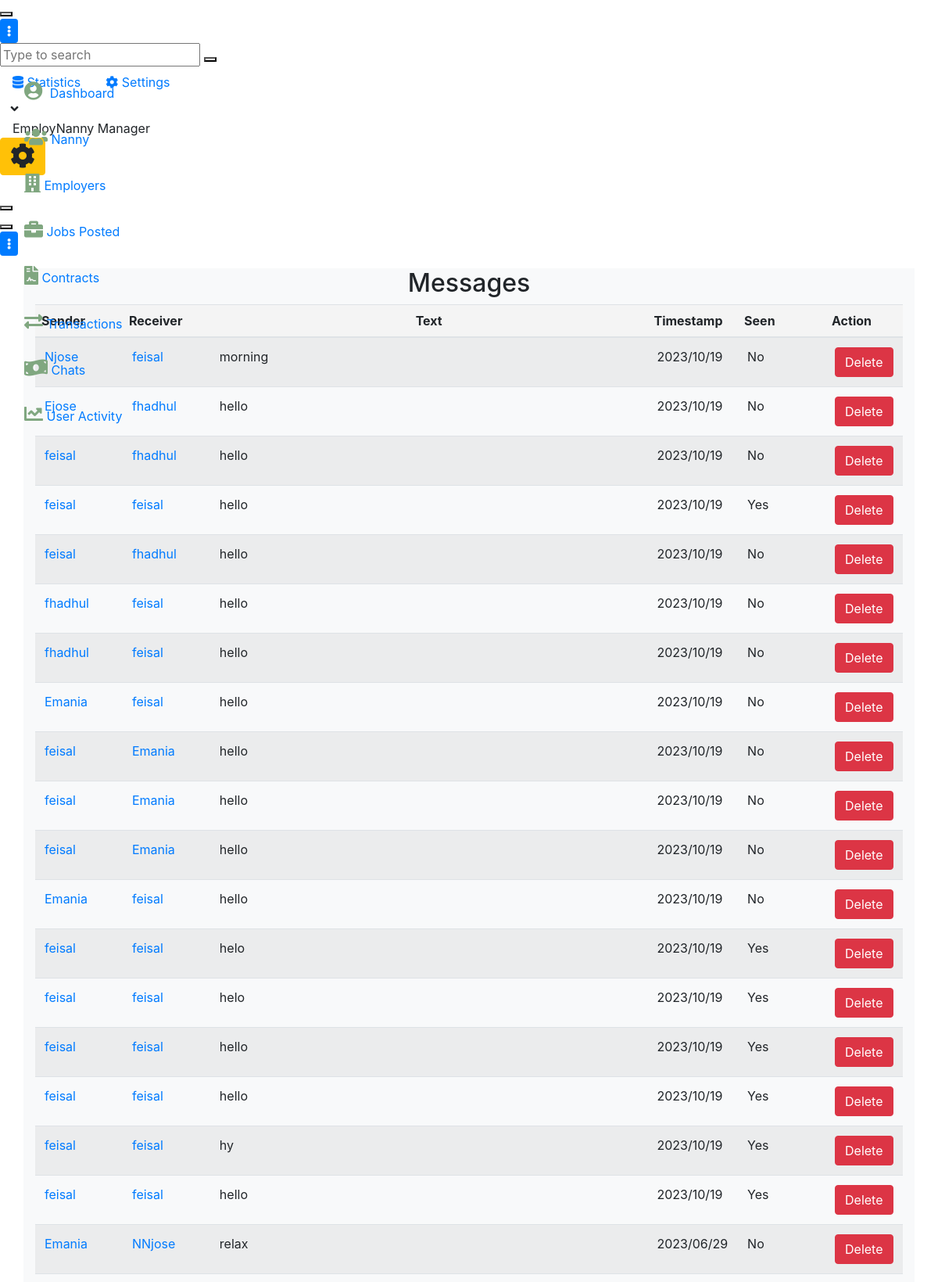
Screenshot of /reports/chats (upper part) with the database file from the repository.
### messaging/models.py (models this page shows, shortened)
class Message(models.Model):
    sender = models.ForeignKey(
        User, on_delete=models.CASCADE, related_name='sent_messages')
    receiver = models.ForeignKey(
        User, on_delete=models.CASCADE, related_name='received_messages')
    timestamp = models.DateTimeField(auto_now_add=True)
    text = models.TextField()
    is_seen = models.BooleanField(default=False)
    class Meta:
        ordering = ['-timestamp']

### AdminReports/views.py (the view)
# urls.py: path('chats', views.messages, name="chats"),
def messages(request):
    chats = Message.objects.all()
    context = {
        'chats': chats
    }
    return render(request, "admin/chats.html", context)

### AdminReports/templates/admin/chats.html
  {% extends 'admin/baseadmin.html' %}
{% block content %}
</div>
                <div class="app-main__outer">
<div class="app-main__inner">
<div class="container bg-light" style="min-width: 90%;">
    <h2 class="text-center">Messages </h2>
  <table class="table table-striped">
    <thead>
      <tr>
        <th style="width: 10%; padding: 8px; background-color: #f4f4f4">Sender</th>
        <th style="width: 10%; padding: 8px; background-color: #f4f4f4">Receiver</th>
        <th style="width: 50%; padding: 8px; background-color: #f4f4f4" class="text-center">Text</th>
        <th style="width: 10%; padding: 8px; background-color: #f4f4f4">Timestamp</th>
        <th style="width: 10%; padding: 8px; background-color: #f4f4f4">Seen</th>
        <th style="width: 5%; padding: 8px; background-color: #f4f4f4">Action</th>
      </tr>
    </thead>
    <tbody>
      {% for chat in chats %}
        <tr>
          <td><a href="#">{{ chat.sender.username }}</a></td>
          <td><a href="#">{{ chat.receiver.username }}</a></td>
          <td>{{ chat.text }}</td>
            <td>{{ chat.timestamp|date:"Y/m/d" }}</td>
          <td>{% if chat.is_seen %}Yes{% else %}No{% endif %}</td>
           <td><a href="{% url 'delete_message' chat.id %}" class="btn btn-danger">Delete</a></td>
        </tr>
      {% empty %}
        <tr>
          <td colspan="5">No conversations found.</td>
        </tr>
      {% endfor %}
    </tbody>
  </table>
</div>
</div>
</div>
{% endblock content %}

### rows the page displays
Message: sender.username "Njose", receiver.username "feisal", text "morning", timestamp "2023/10/19", is_seen "No"
Message: sender.username "Ejose", receiver.username "fhadhul", text "hello", timestamp "2023/10/19", is_seen "No"
Message: sender.username "feisal", receiver.username "fhadhul", text "hello", timestamp "2023/10/19", is_seen "No"
Message: sender.username "feisal", receiver.username "feisal", text "hello", timestamp "2023/10/19", is_seen "Yes"
Message: sender.username "feisal", receiver.username "fhadhul", text "hello", timestamp "2023/10/19", is_seen "No"
Message: sender.username "fhadhul", receiver.username "feisal", text "hello", timestamp "2023/10/19", is_seen "No"
Message: sender.username "fhadhul", receiver.username "feisal", text "hello", timestamp "2023/10/19", is_seen "No"
Message: sender.username "Emania", receiver.username "feisal", text "hello", timestamp "2023/10/19", is_seen "No"
Message: sender.username "feisal", receiver.username "Emania", text "hello", timestamp "2023/10/19", is_seen "No"
Message: sender.username "feisal", receiver.username "Emania", text "hello", timestamp "2023/10/19", is_seen "No"
Message: sender.username "feisal", receiver.username "Emania", text "hello", timestamp "2023/10/19", is_seen "No"
Message: sender.username "Emania", receiver.username "feisal", text "hello", timestamp "2023/10/19", is_seen "No"
Message: sender.username "feisal", receiver.username "feisal", text "helo", timestamp "2023/10/19", is_seen "Yes"
Message: sender.username "feisal", receiver.username "feisal", text "helo", timestamp "2023/10/19", is_seen "Yes"
Message: sender.username "feisal", receiver.username "feisal", text "hello", timestamp "2023/10/19", is_seen "Yes"
Message: sender.username "feisal", receiver.username "feisal", text "hello", timestamp "2023/10/19", is_seen "Yes"
Message: sender.username "feisal", receiver.username "feisal", text "hy", timestamp "2023/10/19", is_seen "Yes"
Message: sender.username "feisal", receiver.username "feisal", text "hello", timestamp "2023/10/19", is_seen "Yes"
Message: sender.username "Emania", receiver.username "NNjose", text "relax", timestamp "2023/06/29", is_seen "No"
